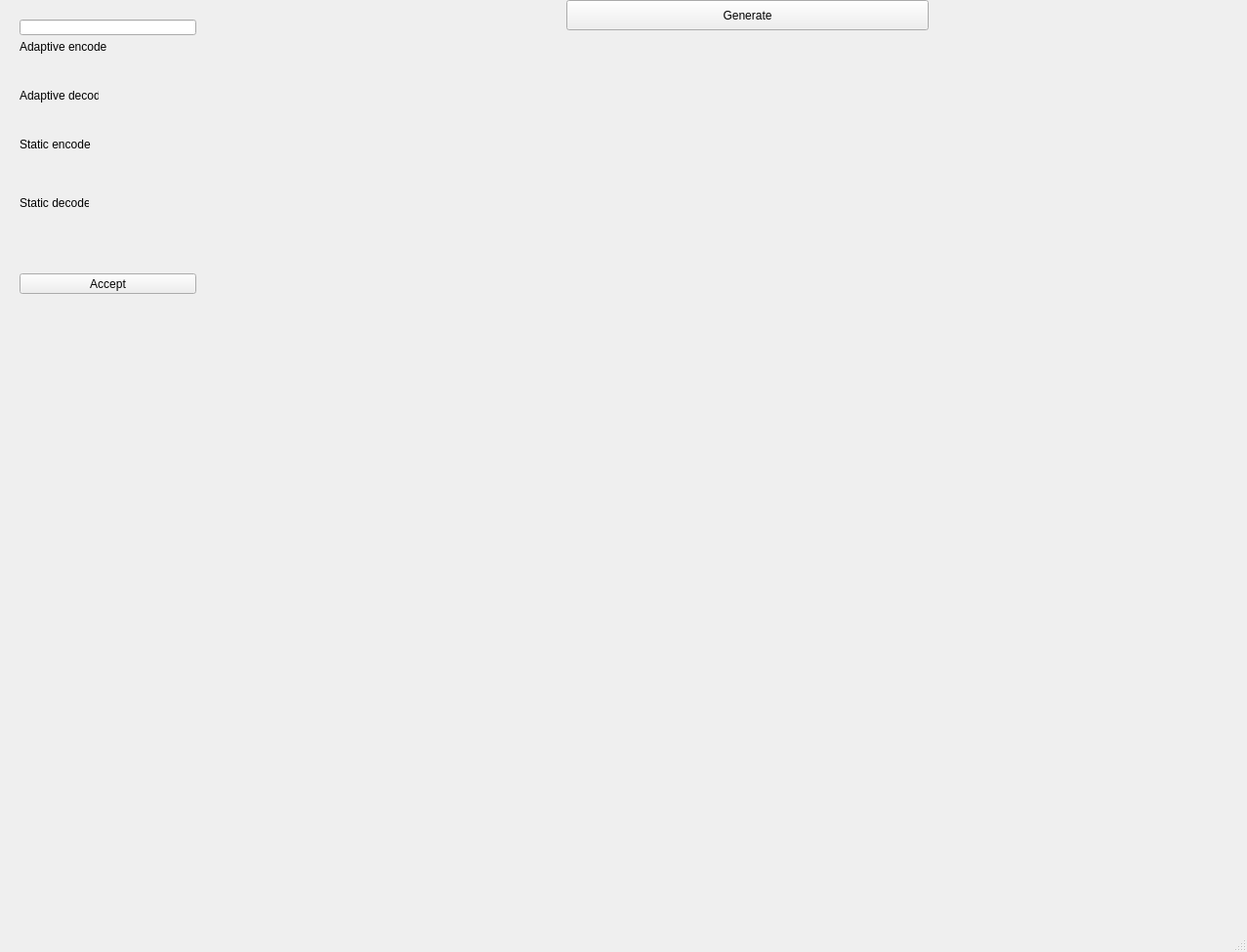
<?xml version="1.0" encoding="UTF-8"?>
<ui version="4.0">
 <class>MainWindow</class>
 <widget class="QMainWindow" name="MainWindow">
  <property name="geometry">
   <rect>
    <x>0</x>
    <y>0</y>
    <width>1277</width>
    <height>975</height>
   </rect>
  </property>
  <property name="windowTitle">
   <string>MainWindow</string>
  </property>
  <widget class="QWidget" name="centralwidget">
   <widget class="QLineEdit" name="lineEdit">
    <property name="geometry">
     <rect>
      <x>20</x>
      <y>20</y>
      <width>181</width>
      <height>16</height>
     </rect>
    </property>
   </widget>
   <widget class="QPushButton" name="pushButton">
    <property name="geometry">
     <rect>
      <x>20</x>
      <y>280</y>
      <width>181</width>
      <height>21</height>
     </rect>
    </property>
    <property name="text">
     <string>Accept</string>
    </property>
   </widget>
   <widget class="QLabel" name="label_2">
    <property name="geometry">
     <rect>
      <x>20</x>
      <y>40</y>
      <width>91</width>
      <height>16</height>
     </rect>
    </property>
    <property name="text">
     <string>Adaptive encode</string>
    </property>
   </widget>
   <widget class="QLabel" name="label">
    <property name="geometry">
     <rect>
      <x>20</x>
      <y>60</y>
      <width>201</width>
      <height>31</height>
     </rect>
    </property>
    <property name="font">
     <font>
      <pointsize>8</pointsize>
     </font>
    </property>
    <property name="text">
     <string/>
    </property>
    <property name="textFormat">
     <enum>Qt::RichText</enum>
    </property>
    <property name="scaledContents">
     <bool>true</bool>
    </property>
    <property name="alignment">
     <set>Qt::AlignLeading|Qt::AlignLeft|Qt::AlignTop</set>
    </property>
    <property name="wordWrap">
     <bool>true</bool>
    </property>
   </widget>
   <widget class="QLabel" name="label_7">
    <property name="geometry">
     <rect>
      <x>20</x>
      <y>140</y>
      <width>81</width>
      <height>16</height>
     </rect>
    </property>
    <property name="text">
     <string>Static encode</string>
    </property>
   </widget>
   <widget class="QLabel" name="label_4">
    <property name="geometry">
     <rect>
      <x>20</x>
      <y>90</y>
      <width>81</width>
      <height>16</height>
     </rect>
    </property>
    <property name="text">
     <string>Adaptive decode</string>
    </property>
   </widget>
   <widget class="QLabel" name="label_6">
    <property name="geometry">
     <rect>
      <x>20</x>
      <y>110</y>
      <width>201</width>
      <height>31</height>
     </rect>
    </property>
    <property name="font">
     <font>
      <pointsize>8</pointsize>
     </font>
    </property>
    <property name="text">
     <string/>
    </property>
    <property name="textFormat">
     <enum>Qt::RichText</enum>
    </property>
    <property name="scaledContents">
     <bool>true</bool>
    </property>
    <property name="alignment">
     <set>Qt::AlignLeading|Qt::AlignLeft|Qt::AlignTop</set>
    </property>
    <property name="wordWrap">
     <bool>true</bool>
    </property>
   </widget>
   <widget class="QLabel" name="label_8">
    <property name="geometry">
     <rect>
      <x>20</x>
      <y>200</y>
      <width>71</width>
      <height>16</height>
     </rect>
    </property>
    <property name="text">
     <string>Static decode</string>
    </property>
   </widget>
   <widget class="QLabel" name="label_9">
    <property name="geometry">
     <rect>
      <x>20</x>
      <y>220</y>
      <width>201</width>
      <height>31</height>
     </rect>
    </property>
    <property name="text">
     <string/>
    </property>
    <property name="textFormat">
     <enum>Qt::RichText</enum>
    </property>
    <property name="scaledContents">
     <bool>true</bool>
    </property>
    <property name="alignment">
     <set>Qt::AlignLeading|Qt::AlignLeft|Qt::AlignTop</set>
    </property>
    <property name="wordWrap">
     <bool>true</bool>
    </property>
   </widget>
   <widget class="QLabel" name="label_5">
    <property name="geometry">
     <rect>
      <x>20</x>
      <y>160</y>
      <width>201</width>
      <height>31</height>
     </rect>
    </property>
    <property name="text">
     <string/>
    </property>
    <property name="textFormat">
     <enum>Qt::RichText</enum>
    </property>
    <property name="scaledContents">
     <bool>true</bool>
    </property>
    <property name="alignment">
     <set>Qt::AlignLeading|Qt::AlignLeft|Qt::AlignTop</set>
    </property>
    <property name="wordWrap">
     <bool>true</bool>
    </property>
   </widget>
   <widget class="QChartView" name="widget" native="true">
    <property name="geometry">
     <rect>
      <x>290</x>
      <y>30</y>
      <width>471</width>
      <height>301</height>
     </rect>
    </property>
   </widget>
   <widget class="QPushButton" name="pushButton_2">
    <property name="geometry">
     <rect>
      <x>580</x>
      <y>0</y>
      <width>371</width>
      <height>31</height>
     </rect>
    </property>
    <property name="text">
     <string>Generate</string>
    </property>
   </widget>
   <widget class="QChartView" name="widget_2" native="true">
    <property name="geometry">
     <rect>
      <x>770</x>
      <y>30</y>
      <width>471</width>
      <height>301</height>
     </rect>
    </property>
   </widget>
   <widget class="QChartView" name="widget_3" native="true">
    <property name="geometry">
     <rect>
      <x>290</x>
      <y>330</y>
      <width>471</width>
      <height>301</height>
     </rect>
    </property>
   </widget>
   <widget class="QChartView" name="widget_4" native="true">
    <property name="geometry">
     <rect>
      <x>770</x>
      <y>330</y>
      <width>471</width>
      <height>301</height>
     </rect>
    </property>
   </widget>
   <widget class="QChartView" name="widget_5" native="true">
    <property name="geometry">
     <rect>
      <x>290</x>
      <y>630</y>
      <width>471</width>
      <height>301</height>
     </rect>
    </property>
   </widget>
   <widget class="QChartView" name="widget_6" native="true">
    <property name="geometry">
     <rect>
      <x>770</x>
      <y>630</y>
      <width>471</width>
      <height>301</height>
     </rect>
    </property>
   </widget>
  </widget>
  <widget class="QMenuBar" name="menubar">
   <property name="geometry">
    <rect>
     <x>0</x>
     <y>0</y>
     <width>1277</width>
     <height>20</height>
    </rect>
   </property>
  </widget>
  <widget class="QStatusBar" name="statusbar"/>
 </widget>
 <customwidgets>
  <customwidget>
   <class>QChartView</class>
   <extends>QWidget</extends>
   <header>qchartview.h</header>
   <container>1</container>
  </customwidget>
 </customwidgets>
 <resources/>
 <connections/>
</ui>
